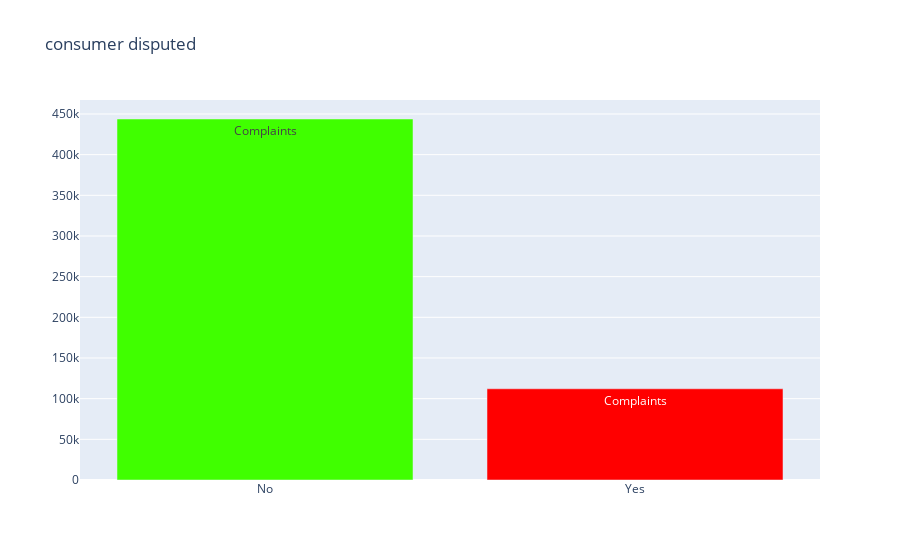
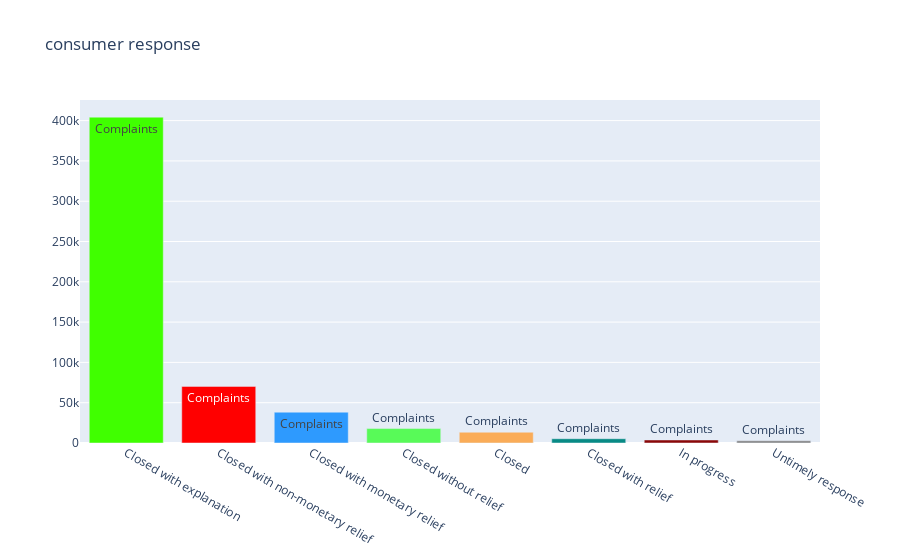

Notebook cell for these charts, in order:
### Code cell
total_complaints_plotly = go.Bar(
            x=disputed.index.values,
            y=disputed.values,
    text = 'Complaints',
    showlegend=False,
    marker=dict(
        color=['#40FF00', '#FF0000'])
    )
layout = go.Layout(title='consumer disputed')
fig = go.Figure(data=[total_complaints_plotly], layout=layout)
iplot(fig)

complaints_plotly = go.Bar(
            x=consumer.index.values,
            y=consumer.values,
    text = 'Complaints',
    showlegend=False,
    marker=dict(
        color=['#40FF00', '#FF0000','#2E9AFE', '#58FA58', '#FAAC58', '#088A85', '#8A0808', '#848484'])
    )
layout1 = go.Layout(title='consumer response')
fig = go.Figure(data=[complaints_plotly], layout=layout1)
iplot(fig)

### Figure 1 — Plotly figure (JSON) as saved in the notebook; plotly's stock layout.template omitted (floating-point values rounded to 4 significant figures)
{"data": [{"marker": {"color": ["#40FF00", "#FF0000"]}, "showlegend": false, "text": "Complaints", "type": "bar", "x": ["No", "Yes"], "y": [443823, 112134]}], "layout": {"title": {"text": "consumer disputed"}}}

### Figure 2 — Plotly figure (JSON) as saved in the notebook; plotly's stock layout.template omitted (floating-point values rounded to 4 significant figures)
{"data": [{"marker": {"color": ["#40FF00", "#FF0000", "#2E9AFE", "#58FA58", "#FAAC58", "#088A85", "#8A0808", "#848484"]}, "showlegend": false, "text": "Complaints", "type": "bar", "x": ["Closed with explanation", "Closed with non-monetary relief", "Closed with monetary relief", "Closed without relief", "Closed", "Closed with relief", "In progress", "Untimely response"], "y": [404293, 70237, 38262, 17909, 13399, 5305, 3763, 2789]}], "layout": {"title": {"text": "consumer response"}}}
